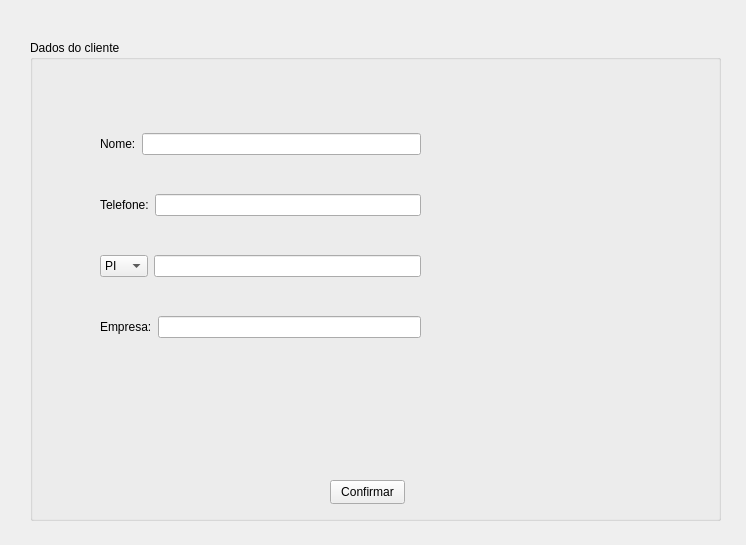
<?xml version="1.0" encoding="UTF-8"?>
<ui version="4.0">
 <class>Frame</class>
 <widget class="QFrame" name="Frame">
  <property name="geometry">
   <rect>
    <x>0</x>
    <y>0</y>
    <width>746</width>
    <height>545</height>
   </rect>
  </property>
  <property name="windowTitle">
   <string>Frame</string>
  </property>
  <widget class="QGroupBox" name="groupBox">
   <property name="geometry">
    <rect>
     <x>30</x>
     <y>40</y>
     <width>691</width>
     <height>481</height>
    </rect>
   </property>
   <property name="title">
    <string>Dados do cliente</string>
   </property>
   <widget class="QPushButton" name="pushButton">
    <property name="geometry">
     <rect>
      <x>300</x>
      <y>440</y>
      <width>75</width>
      <height>24</height>
     </rect>
    </property>
    <property name="text">
     <string>Confirmar</string>
    </property>
   </widget>
   <widget class="QWidget" name="">
    <property name="geometry">
     <rect>
      <x>70</x>
      <y>60</y>
      <width>321</width>
      <height>271</height>
     </rect>
    </property>
    <layout class="QVBoxLayout" name="verticalLayout">
     <item>
      <layout class="QHBoxLayout" name="horizontalLayout">
       <item>
        <widget class="QLabel" name="label">
         <property name="text">
          <string>Nome:</string>
         </property>
        </widget>
       </item>
       <item>
        <widget class="QLineEdit" name="lineEdit"/>
       </item>
      </layout>
     </item>
     <item>
      <layout class="QHBoxLayout" name="horizontalLayout_2">
       <item>
        <widget class="QLabel" name="label_2">
         <property name="text">
          <string>Telefone:</string>
         </property>
        </widget>
       </item>
       <item>
        <widget class="QLineEdit" name="lineEdit_2"/>
       </item>
      </layout>
     </item>
     <item>
      <layout class="QHBoxLayout" name="horizontalLayout_3">
       <item>
        <widget class="QComboBox" name="comboBox">
         <item>
          <property name="text">
           <string>PI</string>
          </property>
         </item>
         <item>
          <property name="text">
           <string>MA</string>
          </property>
         </item>
         <item>
          <property name="text">
           <string>PE</string>
          </property>
         </item>
         <item>
          <property name="text">
           <string>CE</string>
          </property>
         </item>
        </widget>
       </item>
       <item>
        <widget class="QLineEdit" name="lineEdit_3"/>
       </item>
      </layout>
     </item>
     <item>
      <layout class="QHBoxLayout" name="horizontalLayout_4">
       <item>
        <widget class="QLabel" name="label_3">
         <property name="text">
          <string>Empresa:</string>
         </property>
        </widget>
       </item>
       <item>
        <widget class="QLineEdit" name="lineEdit_4"/>
       </item>
      </layout>
     </item>
    </layout>
   </widget>
  </widget>
 </widget>
 <resources/>
 <connections/>
</ui>
